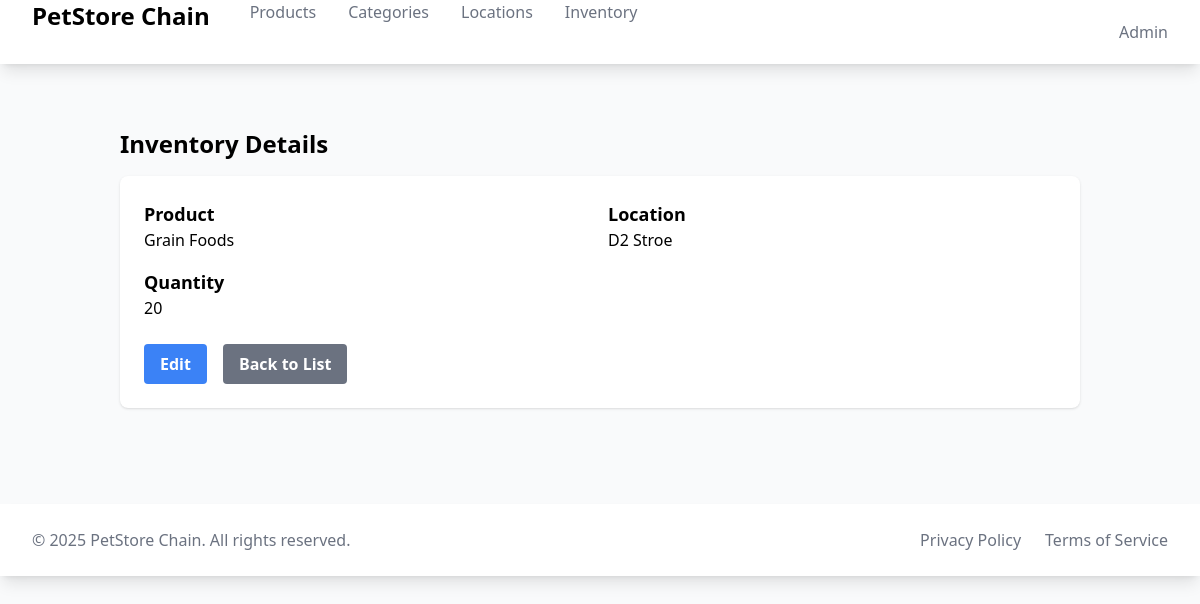
The page /inventory/inventory/3/ on the database its author committed.
### inventory/models.py (models this page shows, shortened)
class Inventory(models.Model):
    product = models.ForeignKey(Product, on_delete=models.CASCADE)
    location = models.ForeignKey(Location, on_delete=models.CASCADE)
    quantity = models.PositiveIntegerField()
    class Meta:
        unique_together = ('product', 'location')

### products/models.py (models this page shows, shortened)
class Product(models.Model):
    name = models.CharField(max_length=200)
    description = models.TextField(blank=True)
    price = models.DecimalField(max_digits=10, decimal_places=2)
    total_stock = models.PositiveIntegerField(
        default=0,
        verbose_name="Total Stock",
        help_text="Total available stock across all locations"
    )
    category = models.ForeignKey(Category, on_delete=models.CASCADE, related_name='products')
    created_at = models.DateTimeField(auto_now_add=True)

### locations/models.py (models this page shows, shortened)
class Location(models.Model):
    name = models.CharField(max_length=100)
    address = models.CharField(max_length=255)
    city = models.CharField(max_length=100)
    state = models.CharField(max_length=50)
    zip_code = models.CharField(max_length=10)
    class Meta:
        ordering = ['name']

### inventory/views.py (the view)
# urls.py: path('inventory/<int:pk>/', views.InventoryDetailView.as_view(), name='inventory-detail'),
class InventoryDetailView(DetailView):
    model = Inventory
    template_name = 'inventory/inventory_detail.html'
    context_object_name = 'inventory'

### inventory/templates/inventory/inventory_detail.html
{% extends "base.html" %}
{% block content %}
<div class="container mx-auto px-4 py-8">
    <h1 class="text-2xl font-bold mb-4">Inventory Details</h1>
    <div class="bg-white shadow rounded-lg p-6">
        <div class="grid grid-cols-2 gap-4 mb-4">
            <div>
                <h2 class="text-lg font-semibold">Product</h2>
                <p>{{ inventory.product.name }}</p>
            </div>
            <div>
                <h2 class="text-lg font-semibold">Location</h2>
                <p>{{ inventory.location.name }}</p>
            </div>
            <div>
                <h2 class="text-lg font-semibold">Quantity</h2>
                <p>{{ inventory.quantity }}</p>
            </div>
        </div>
        <div class="mt-6 flex space-x-4">
            <a href="{% url 'inventory:inventory-update' inventory.pk %}"
               class="bg-blue-500 hover:bg-blue-700 text-white font-bold py-2 px-4 rounded">
                Edit
            </a>
            <a href="{% url 'inventory:inventory-list' %}"
               class="bg-gray-500 hover:bg-gray-700 text-white font-bold py-2 px-4 rounded">
                Back to List
            </a>
        </div>
    </div>
</div>
{% endblock %}

### rows shown on the page
Inventory: product.name "Grain Foods", location.name "D2 Stroe", quantity "20"
